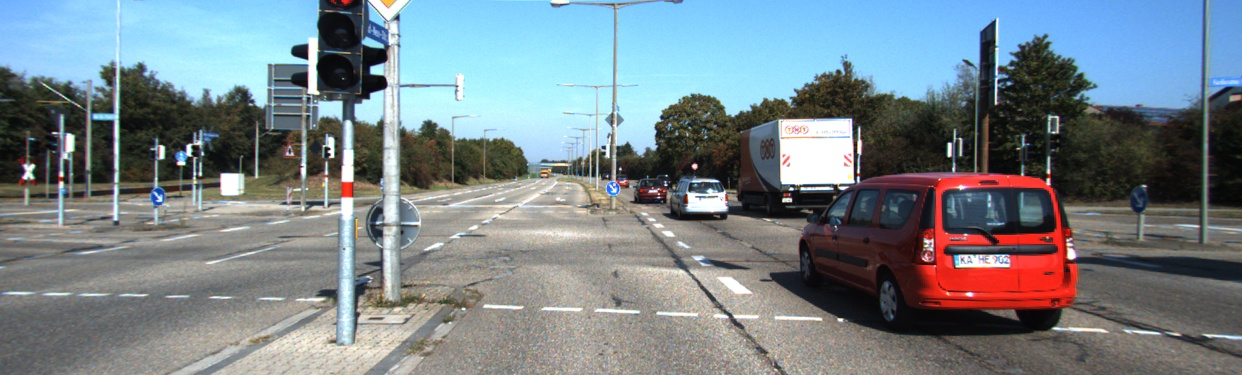
#> input picture Filter/003462.jpg, 1242 x 375 px, found by its file name
$ python DOG_filter.py
#> lines starting #> are read from the running program, lines starting #| are printed output that depends on the picture
import cv2
import numpy as np
import math as m


def Gaussian(sigma, x,y):
    G = m.exp(-(x**2+y**2)/(2*sigma*sigma))/(2*m.pi*sigma*sigma)
    return G

def Filter(sigma,kernelsize):
    f = np.zeros((kernelsize,kernelsize))
    center = (kernelsize-1)/2
    for i in range(kernelsize):
        for j in range(kernelsize):
            f[i,j]= Gaussian(sigma,j-center, i-center)
    t = np.sum(f)
    f = f/t
    print(f)
    return f


img = cv2.imread('./003462.jpg')
#> img is the input picture: shape (375, 1242, 3); mean B, G, R 137.1, 130.9, 119.4
im2 = np.zeros((img.shape[0],img.shape[1]))
imgray = cv2.cvtColor(img,cv2.COLOR_BGR2GRAY)
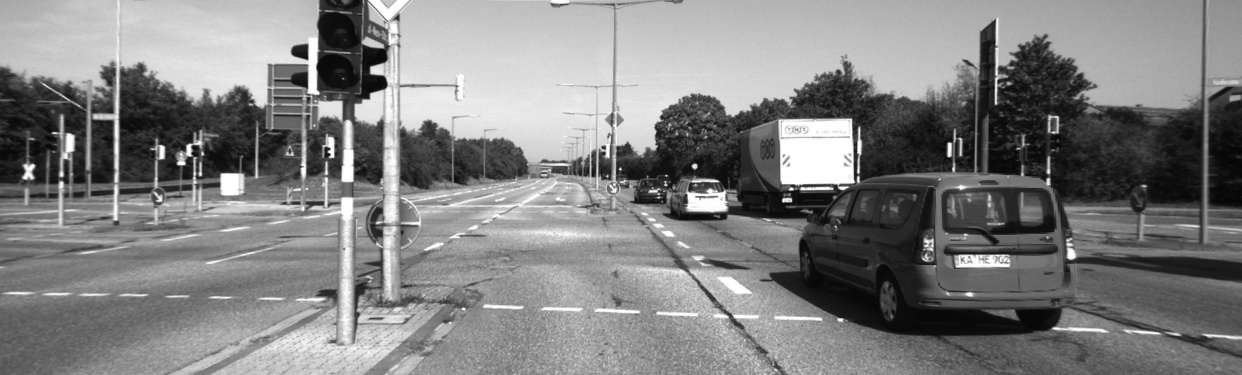
#> imgray: shape (375, 1242); min 4, max 255, mean 128.2
ksize = 3
F1 = Filter(0.4,ksize)
F2 = Filter(0.5,ksize)
for i in range(img.shape[0]-ksize+1):
    for j in range(img.shape[1]-ksize+1):
        im2[i + 1, j + 1] = np.abs(np.sum(imgray[i:ksize + i, j:ksize + j] * F2))-np.abs(np.sum(imgray[i:ksize + i, j:ksize + j] * F1))
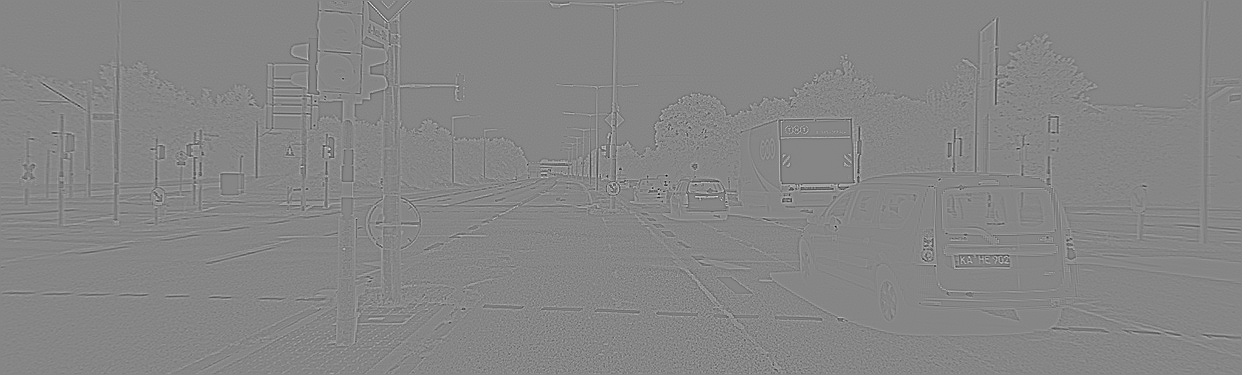
#> im2: shape (375, 1242) float64; min -24.65, max 22.19, mean 0; drawn with min black and max white

cv2.imshow('origin',img)
cv2.imshow('gray ', imgray)
cv2.imshow('filter', np.uint8(im2))
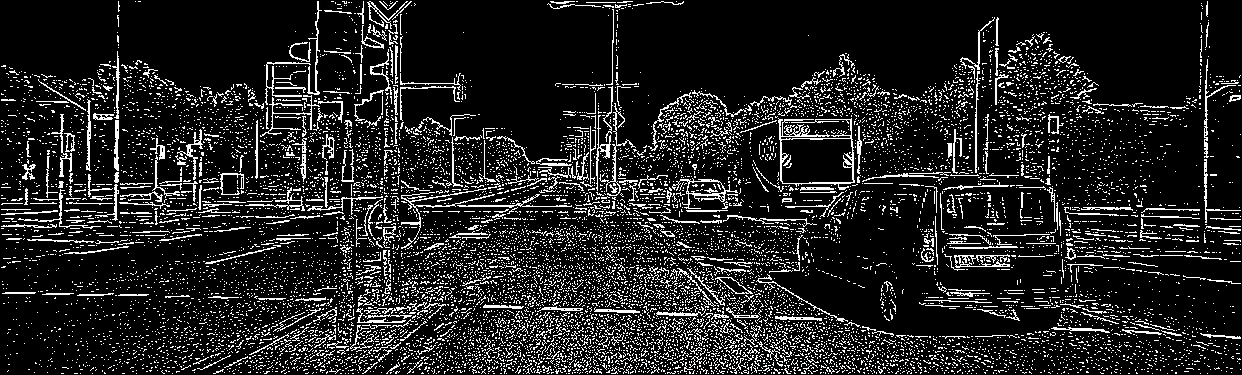
#> window 'filter': shape (375, 1242); min 0, max 255, mean 33.9
imw = cv2.cvtColor(np.uint8(im2),cv2.COLOR_GRAY2BGR)
cv2.imwrite('./DOG_filter.jpg',imw)
cv2.waitKey(0)
